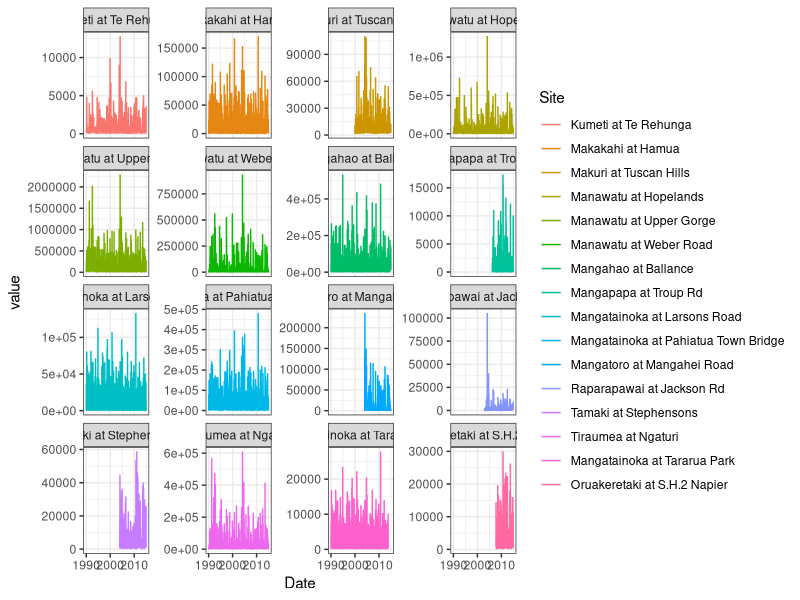

Here is the R script that generated this plot:
library(ggplot2)
library(reshape2)

# read in the data
dfStage = read.csv("reshapeR/Data/stage.csv", header = FALSE, stringsAsFactor = FALSE)
  
# remove the rows which are min, max, mean & redundant columns
condMMM = stringr::str_trim(dfStage[, 1]) %in% c("Min", "Max", "Mean", "Day")
dfStage = dfStage[!condMMM, 1:13]
dateVars = c("Day", "Jan", "Feb", "Mar", "Apr", "May", "Jun", "Jul", "Aug", "Sep", "Oct", "Nov", "Dec")
colnames(dfStage) = dateVars

# get indices & names of year site combinations
condlSiteYear = grepl("^Daily means", stringr::str_trim(dfStage[, 1]))
condiSiteYear = grep("^Daily means", stringr::str_trim(dfStage[, 1]))
dfSiteYear = dfStage[condlSiteYear,  1, drop = FALSE]

# remove site-year rows from data
dfStage = dfStage[!condlSiteYear, ]

# get the list of sites and years
dfSiteYear$Year = regmatches(dfSiteYear[, 1], regexpr("(?<=Year\\s)([0-9]+)", dfSiteYear[, 1], perl = TRUE))
dfSiteYear$Site = regmatches(dfSiteYear[, 1], 
           regexpr("(?<=(Stage\\s\\(mm\\)\\sat\\s))([A-Za-z\\s0-9\\.]+)", dfSiteYear[, 1], perl = TRUE))

# add the site and years
dfSiteYearLong = dfSiteYear[rep(1:dim(dfSiteYear)[1], each = 31), c("Site", "Year")]
dfStageFinal = cbind(dfStage, dfSiteYearLong)

# reshape
dfStageFinalLong = reshape2::melt(dfStageFinal, id.vars = c("Day", "Site", "Year"), 
                                  measure.vars = dateVars[-1],
                        variable.name = "Month")
dfStageFinalWide = reshape2::dcast(dfStageFinalLong, Day + Month + Year ~ Site, 
                                   value.var = "value")

# cleanup
dfStageFinalWide[, -c(1:3)] = lapply(dfStageFinalWide[, -c(1:3)], as.numeric)

# create a date variable
dfStageFinalWide$Date = with(dfStageFinalWide, 
                             as.Date(paste(Day, Month, Year, sep = "-"), 
                                     format = "%d-%b-%Y"))
# remove the infeasible dates
dfStageFinalWide = dfStageFinalWide[!is.na(dfStageFinalWide$Date), ]
dfStageFinalWide = dfStageFinalWide[order(dfStageFinalWide$Date), ]

# plot the values over time
dfStageFinalLong = 
  reshape2::melt(dfStageFinalWide, id.vars = "Date", measure.vars = unique(dfSiteYear$Site),
       variable.name = "Site")
ggplot(dfStageFinalLong, aes(x = Date, y = value, color = Site))+
  geom_line() + theme_bw() + facet_wrap(~ Site, scale = "free_y") 
